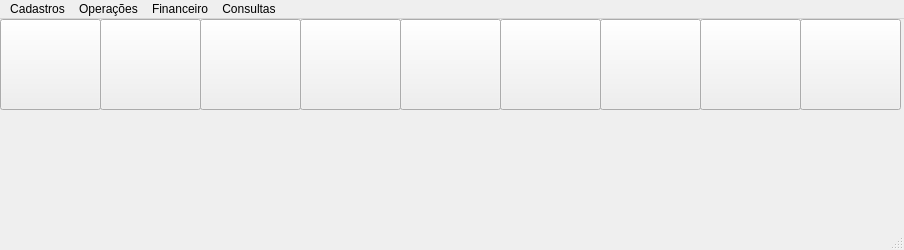
<?xml version="1.0" encoding="UTF-8"?>
<ui version="4.0">
 <class>MainWindow</class>
 <widget class="QMainWindow" name="MainWindow">
  <property name="geometry">
   <rect>
    <x>0</x>
    <y>0</y>
    <width>904</width>
    <height>250</height>
   </rect>
  </property>
  <property name="windowTitle">
   <string>MainWindow</string>
  </property>
  <widget class="QWidget" name="centralwidget">
   <widget class="QLabel" name="label">
    <property name="geometry">
     <rect>
      <x>360</x>
      <y>110</y>
      <width>171</width>
      <height>71</height>
     </rect>
    </property>
    <property name="toolTip">
     <string>&lt;html&gt;&lt;head/&gt;&lt;body&gt;&lt;p&gt;&lt;br/&gt;&lt;/p&gt;&lt;/body&gt;&lt;/html&gt;</string>
    </property>
    <property name="styleSheet">
     <string notr="true">image: url(:/logo_empresa/icons/logo_empresa.png)</string>
    </property>
    <property name="text">
     <string/>
    </property>
   </widget>
   <widget class="QPushButton" name="bt_cliente">
    <property name="geometry">
     <rect>
      <x>0</x>
      <y>0</y>
      <width>101</width>
      <height>91</height>
     </rect>
    </property>
    <property name="toolTip">
     <string>&lt;html&gt;&lt;head/&gt;&lt;body&gt;&lt;p&gt;&lt;img src=&quot;:/icon_cliente/icons/cliente.png&quot;/&gt;&lt;/p&gt;&lt;/body&gt;&lt;/html&gt;</string>
    </property>
    <property name="styleSheet">
     <string notr="true">image: url(:/icon_cliente/icons/cliente.png)</string>
    </property>
    <property name="text">
     <string/>
    </property>
   </widget>
   <widget class="QPushButton" name="bt_fornecedor">
    <property name="geometry">
     <rect>
      <x>100</x>
      <y>0</y>
      <width>101</width>
      <height>91</height>
     </rect>
    </property>
    <property name="toolTip">
     <string>&lt;html&gt;&lt;head/&gt;&lt;body&gt;&lt;p&gt;&lt;img src=&quot;:/icon_fornecedor/icons/fornecedor.png&quot;/&gt;&lt;/p&gt;&lt;/body&gt;&lt;/html&gt;</string>
    </property>
    <property name="styleSheet">
     <string notr="true">image: url(:/icon_fornecedor/icons/fornecedor.png)</string>
    </property>
    <property name="text">
     <string/>
    </property>
   </widget>
   <widget class="QPushButton" name="bt_produtos">
    <property name="geometry">
     <rect>
      <x>200</x>
      <y>0</y>
      <width>101</width>
      <height>91</height>
     </rect>
    </property>
    <property name="toolTip">
     <string>&lt;html&gt;&lt;head/&gt;&lt;body&gt;&lt;p&gt;&lt;img src=&quot;:/icon_produtos/icons/produtos.png&quot;/&gt;&lt;/p&gt;&lt;/body&gt;&lt;/html&gt;</string>
    </property>
    <property name="styleSheet">
     <string notr="true">image: url(:/icon_produtos/icons/produtos.png)</string>
    </property>
    <property name="text">
     <string/>
    </property>
   </widget>
   <widget class="QPushButton" name="bt_vendas">
    <property name="geometry">
     <rect>
      <x>300</x>
      <y>0</y>
      <width>101</width>
      <height>91</height>
     </rect>
    </property>
    <property name="toolTip">
     <string>&lt;html&gt;&lt;head/&gt;&lt;body&gt;&lt;p&gt;&lt;img src=&quot;:/icon_cliente/icons/cliente.png&quot;/&gt;&lt;/p&gt;&lt;/body&gt;&lt;/html&gt;</string>
    </property>
    <property name="styleSheet">
     <string notr="true">image: url(:/icon_vendas/icons/venda.png)</string>
    </property>
    <property name="text">
     <string/>
    </property>
   </widget>
   <widget class="QPushButton" name="bt_pagar">
    <property name="geometry">
     <rect>
      <x>400</x>
      <y>0</y>
      <width>101</width>
      <height>91</height>
     </rect>
    </property>
    <property name="toolTip">
     <string>&lt;html&gt;&lt;head/&gt;&lt;body&gt;&lt;p&gt;&lt;img src=&quot;:/icon_cliente/icons/cliente.png&quot;/&gt;&lt;/p&gt;&lt;/body&gt;&lt;/html&gt;</string>
    </property>
    <property name="styleSheet">
     <string notr="true">image: url(:/icon_pagar/icons/contasPagar.png)</string>
    </property>
    <property name="text">
     <string/>
    </property>
   </widget>
   <widget class="QPushButton" name="bt_bancs">
    <property name="geometry">
     <rect>
      <x>500</x>
      <y>0</y>
      <width>101</width>
      <height>91</height>
     </rect>
    </property>
    <property name="toolTip">
     <string>&lt;html&gt;&lt;head/&gt;&lt;body&gt;&lt;p&gt;&lt;img src=&quot;:/icon_cliente/icons/cliente.png&quot;/&gt;&lt;/p&gt;&lt;/body&gt;&lt;/html&gt;</string>
    </property>
    <property name="styleSheet">
     <string notr="true">image: url(:/icon_bancos/icons/banco.png)</string>
    </property>
    <property name="text">
     <string/>
    </property>
   </widget>
   <widget class="QPushButton" name="bt_receber">
    <property name="geometry">
     <rect>
      <x>600</x>
      <y>0</y>
      <width>101</width>
      <height>91</height>
     </rect>
    </property>
    <property name="toolTip">
     <string>&lt;html&gt;&lt;head/&gt;&lt;body&gt;&lt;p&gt;&lt;img src=&quot;:/icon_cliente/icons/cliente.png&quot;/&gt;&lt;/p&gt;&lt;/body&gt;&lt;/html&gt;</string>
    </property>
    <property name="styleSheet">
     <string notr="true">image: url(:/icon_receber/icons/receber.png)</string>
    </property>
    <property name="text">
     <string/>
    </property>
   </widget>
   <widget class="QPushButton" name="bt_sair">
    <property name="geometry">
     <rect>
      <x>800</x>
      <y>0</y>
      <width>101</width>
      <height>91</height>
     </rect>
    </property>
    <property name="toolTip">
     <string>&lt;html&gt;&lt;head/&gt;&lt;body&gt;&lt;p&gt;&lt;img src=&quot;:/icon_cliente/icons/cliente.png&quot;/&gt;&lt;/p&gt;&lt;/body&gt;&lt;/html&gt;</string>
    </property>
    <property name="styleSheet">
     <string notr="true">image: url(:/icon_sair/icons/sair.png)</string>
    </property>
    <property name="text">
     <string/>
    </property>
   </widget>
   <widget class="QPushButton" name="bt_caixa">
    <property name="geometry">
     <rect>
      <x>700</x>
      <y>0</y>
      <width>101</width>
      <height>91</height>
     </rect>
    </property>
    <property name="toolTip">
     <string>&lt;html&gt;&lt;head/&gt;&lt;body&gt;&lt;p&gt;&lt;img src=&quot;:/icon_cliente/icons/cliente.png&quot;/&gt;&lt;/p&gt;&lt;/body&gt;&lt;/html&gt;</string>
    </property>
    <property name="styleSheet">
     <string notr="true">image: url(:/icon_caixa/icons/caixa.png)</string>
    </property>
    <property name="text">
     <string/>
    </property>
   </widget>
  </widget>
  <widget class="QMenuBar" name="menubar">
   <property name="geometry">
    <rect>
     <x>0</x>
     <y>0</y>
     <width>904</width>
     <height>21</height>
    </rect>
   </property>
   <widget class="QMenu" name="menuCadastros">
    <property name="title">
     <string>Cadastros</string>
    </property>
    <addaction name="actionCliente"/>
    <addaction name="actionFornecedor"/>
    <addaction name="actionUsu_rios"/>
   </widget>
   <widget class="QMenu" name="menuOpera_es">
    <property name="title">
     <string>Operações</string>
    </property>
    <widget class="QMenu" name="menuSa_da_de_Produtos">
     <property name="title">
      <string>Saída de Produtos</string>
     </property>
     <addaction name="actionVenda"/>
     <addaction name="actionConsumo_de_Produtos"/>
    </widget>
    <widget class="QMenu" name="menuCompras">
     <property name="title">
      <string>Compras</string>
     </property>
     <addaction name="actionCompras_2"/>
     <addaction name="actionPedidos"/>
     <addaction name="actionCancelar"/>
    </widget>
    <addaction name="menuSa_da_de_Produtos"/>
    <addaction name="actionEstoque"/>
    <addaction name="menuCompras"/>
   </widget>
   <widget class="QMenu" name="menuFinanceiro">
    <property name="title">
     <string>Financeiro</string>
    </property>
    <addaction name="actionCaixa"/>
    <addaction name="actionContas_de_Banco"/>
    <addaction name="actionContas_a_pagar"/>
    <addaction name="actionContas_pagas"/>
    <addaction name="actionContas_receber"/>
    <addaction name="actionContas_recebidas"/>
   </widget>
   <widget class="QMenu" name="menuConsultas">
    <property name="title">
     <string>Consultas</string>
    </property>
    <widget class="QMenu" name="menuVendas">
     <property name="title">
      <string>Vendas</string>
     </property>
     <addaction name="actionGeral"/>
     <addaction name="actionResumido"/>
    </widget>
    <widget class="QMenu" name="menuConsumos">
     <property name="title">
      <string>Consumos</string>
     </property>
     <addaction name="actionGeral_2"/>
     <addaction name="actionResumido_2"/>
    </widget>
    <addaction name="menuVendas"/>
    <addaction name="menuConsumos"/>
   </widget>
   <addaction name="menuCadastros"/>
   <addaction name="menuOpera_es"/>
   <addaction name="menuFinanceiro"/>
   <addaction name="menuConsultas"/>
  </widget>
  <widget class="QStatusBar" name="statusbar"/>
  <action name="actionCliente">
   <property name="text">
    <string>Cliente</string>
   </property>
  </action>
  <action name="actionFornecedor">
   <property name="text">
    <string>Fornecedor</string>
   </property>
  </action>
  <action name="actionUsu_rios">
   <property name="text">
    <string>Usuários</string>
   </property>
  </action>
  <action name="actionEstoque">
   <property name="text">
    <string>Estoque</string>
   </property>
  </action>
  <action name="actionVenda">
   <property name="text">
    <string>Venda</string>
   </property>
  </action>
  <action name="actionConsumo_de_Produtos">
   <property name="text">
    <string>Consumo de Produtos</string>
   </property>
  </action>
  <action name="actionCompras_2">
   <property name="text">
    <string>Comprar</string>
   </property>
  </action>
  <action name="actionPedidos">
   <property name="text">
    <string>Pedidos</string>
   </property>
  </action>
  <action name="actionCancelar">
   <property name="text">
    <string>Cancelar</string>
   </property>
  </action>
  <action name="actionCaixa">
   <property name="text">
    <string>Caixa</string>
   </property>
  </action>
  <action name="actionContas_de_Banco">
   <property name="text">
    <string>Contas de Banco</string>
   </property>
  </action>
  <action name="actionContas_a_pagar">
   <property name="text">
    <string>Contas a pagar</string>
   </property>
  </action>
  <action name="actionContas_pagas">
   <property name="text">
    <string>Contas pagas</string>
   </property>
  </action>
  <action name="actionContas_receber">
   <property name="text">
    <string>Contas receber</string>
   </property>
  </action>
  <action name="actionContas_recebidas">
   <property name="text">
    <string>Contas recebidas</string>
   </property>
  </action>
  <action name="actionGeral">
   <property name="text">
    <string>Geral</string>
   </property>
  </action>
  <action name="actionResumido">
   <property name="text">
    <string>Resumido</string>
   </property>
  </action>
  <action name="actionGeral_2">
   <property name="text">
    <string>Geral</string>
   </property>
  </action>
  <action name="actionResumido_2">
   <property name="text">
    <string>Resumido</string>
   </property>
  </action>
 </widget>
 <resources>
  <include location="logo_empresa.qrc"/>
  <include location="icon_sair.qrc"/>
  <include location="icon_vendas.qrc"/>
  <include location="icon_pagar.qrc"/>
  <include location="icon_bancos.qrc"/>
  <include location="icon_receber.qrc"/>
  <include location="icon_produtos.qrc"/>
  <include location="icon_caixa.qrc"/>
  <include location="icon_fornecedor.qrc"/>
  <include location="icon_cliente.qrc"/>
 </resources>
 <connections/>
</ui>
